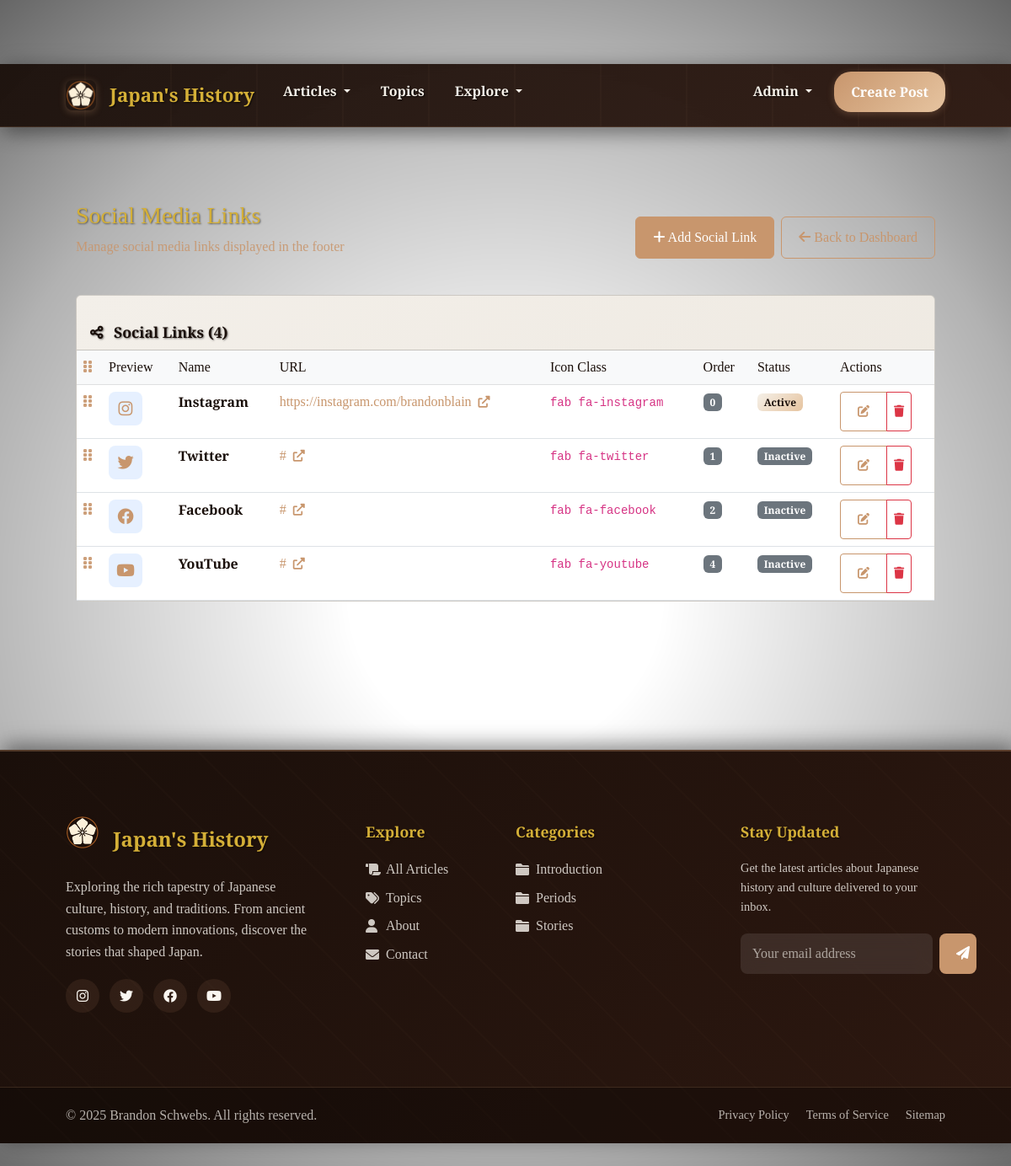
Page /admin/social-links (signed in) on the committed database.
### tables this page shows
CREATE TABLE social_links (
                id INTEGER PRIMARY KEY AUTOINCREMENT,
                name TEXT NOT NULL,
                url TEXT NOT NULL,
                icon_class TEXT NOT NULL,
                display_order INTEGER DEFAULT 0,
                is_active BOOLEAN DEFAULT 1,
                created_at TIMESTAMP DEFAULT CURRENT_TIMESTAMP,
                updated_at TIMESTAMP DEFAULT CURRENT_TIMESTAMP
            );

CREATE TABLE categories (
                id INTEGER PRIMARY KEY AUTOINCREMENT,
                name TEXT UNIQUE NOT NULL,
                slug TEXT UNIQUE NOT NULL,
                description TEXT,
                created_at TIMESTAMP DEFAULT CURRENT_TIMESTAMP
            );

### routes/admin.py (the view)
@admin.route('/admin/social-links')
@admin_required
def admin_social_links():
    social_links = SocialLinksModel.get_all_social_links()
    delete_form = DeleteSocialLinkForm()
    return render_template('admin/social_links.html',
                         social_links=social_links,
                         delete_form=delete_form)

### forms.py
class DeleteSocialLinkForm(FlaskForm):
    submit = SubmitField('Delete')

class SearchForm(FlaskForm):
    query = StringField('Search', validators=[Length(max=200)], render_kw={"placeholder": "Search posts..."})
    submit = SubmitField('Search')

### models.py (called while the page is built)
def get_db():
    db = getattr(g, '_database', None)
    if db is None:
        db = g._database = sqlite3.connect(current_app.config['DATABASE'])
        db.row_factory = sqlite3.Row
    return db

    @staticmethod
    def get_introduction_post():
        db = get_db()
        return db.execute('''
            SELECT p.* FROM posts p
            JOIN categories c ON p.category_id = c.id
            WHERE c.slug = 'introduction'
            LIMIT 1
        ''').fetchone()

    @staticmethod
    def get_all_categories():
        db = get_db()
        return db.execute('''
            SELECT c.*, COUNT(p.id) as post_count
            FROM categories c
            LEFT JOIN posts p ON c.id = p.category_id
            GROUP BY c.id
            ORDER BY c.name
        ''').fetchall()

    @staticmethod
    def get_all_social_links():
        db = get_db()
        return db.execute('''
            SELECT * FROM social_links
            ORDER BY display_order ASC, name ASC
        ''').fetchall()

    @staticmethod
    def get_active_social_links():
        db = get_db()
        return db.execute('''
            SELECT * FROM social_links
            WHERE is_active = 1
            ORDER BY display_order ASC, name ASC
        ''').fetchall()

### routes/main.py (called while the page is built)
@main.app_context_processor
def inject_template_vars():
    all_categories = CategoryModel.get_all_categories()
    categories_with_articles = [cat for cat in all_categories if cat['post_count'] > 0]
    introduction_post = PostModel.get_introduction_post()
    social_links = SocialLinksModel.get_active_social_links()
    return {
        'is_admin_logged_in': is_admin_logged_in(),
        'categories': categories_with_articles,
        'navbar_introduction_post': introduction_post,
        'social_links': social_links
    }

### routes/search.py (called while the page is built)
@search.app_context_processor
def inject_search_form():
    return {'search_form': SearchForm(), 'is_admin_logged_in': is_admin_logged_in()}

### utils.py (called while the page is built)
def admin_required(f):
    @wraps(f)
    def decorated_function(*args, **kwargs):
        if not session.get('admin_logged_in'):
            flash('Admin access required.', 'error')
            return redirect(url_for('auth.admin_login'))
        return f(*args, **kwargs)
    return decorated_function

### templates/admin/social_links.html (shortened to what this page needs)
{% extends "base.html" %}
{% block content %}
<div class="container-fluid">
    <div class="d-flex justify-content-between align-items-center mb-4">
        <div>
            <h1 class="h3 mb-2">Social Media Links</h1>
            <p class="text-muted">Manage social media links displayed in the footer</p>
        </div>
        <div class="d-flex gap-2">
            <a href="{{ url_for('admin.create_social_link') }}" class="btn btn-primary">
                <i class="fas fa-plus"></i> Add Social Link
            </a>
            <a href="{{ url_for('admin.admin_dashboard') }}" class="btn btn-outline-secondary">
                <i class="fas fa-arrow-left"></i> Back to Dashboard
            </a>
        </div>
    </div>
    {% if social_links %}
    <div class="card">
        <div class="card-header">
            <h5 class="card-title mb-0">
                <i class="fas fa-share-alt me-2"></i>
                Social Links ({{ social_links|length }})
            </h5>
        </div>
        <div class="card-body p-0">
            <div class="table-responsive">
                <table class="table table-hover mb-0" id="social-links-table">
                    <thead class="table-light">
                        <tr>
                            <th width="30px">
                                <i class="fas fa-grip-vertical text-muted" title="Drag to reorder"></i>
                            </th>
                            <th>Preview</th>
                            <th>Name</th>
                            <th>URL</th>
                            <th>Icon Class</th>
                            <th>Order</th>
                            <th>Status</th>
                            <th width="120px">Actions</th>
                        </tr>
                    </thead>
                    <tbody id="sortable-links">
                        {% for link in social_links %}
                        <tr data-link-id="{{ link.id }}" class="sortable-row">
                            <td class="drag-handle">
                                <i class="fas fa-grip-vertical text-muted"></i>
                            </td>
                            <td>
                                <div class="social-preview">
                                    <i class="{{ link.icon_class }}" style="font-size: 1.2rem; color: var(--accent-copper);"></i>
                                </div>
                            </td>
                            <td>
                                <strong>{{ link.name }}</strong>
                            </td>
                            <td>
                                <a href="{{ link.url }}" target="_blank" class="text-decoration-none">
                                    {{ link.url[:50] }}{% if link.url|length > 50 %}...{% endif %}
                                    <i class="fas fa-external-link-alt ms-1 small"></i>
                                </a>
                            </td>
                            <td>
                                <code class="small">{{ link.icon_class }}</code>
                            </td>
                            <td>
                                <span class="badge bg-secondary">{{ link.display_order }}</span>
                            </td>
                            <td>
                                {% if link.is_active %}
                                <span class="badge bg-success">Active</span>
                                {% else %}
                                <span class="badge bg-secondary">Inactive</span>
                                {% endif %}
                            </td>
                            <td>
                                <div class="btn-group btn-group-sm">
                                    <a href="{{ url_for('admin.edit_social_link', link_id=link.id) }}"
                                       class="btn btn-outline-primary" title="Edit">
                                        <i class="fas fa-edit"></i>
                                    </a>
                                    <button type="button" class="btn btn-outline-danger"
                                            onclick="confirmDelete('{{ link.name }}', {{ link.id }})" title="Delete">
                                        <i class="fas fa-trash"></i>
                                    </button>
                                </div>
                            </td>
                        </tr>
                        {% endfor %}
                    </tbody>
                </table>
            </div>
        </div>
    </div>
    {% endif %}
</div>
{% endblock %}

### templates/base.html (shortened to what this page needs)
<!DOCTYPE html>
<html lang="en">
<head>
    <link href="https://cdn.jsdelivr.net/npm/bootstrap@5.3.0/dist/css/bootstrap.min.css" rel="stylesheet">
    <link href="https://cdnjs.cloudflare.com/ajax/libs/font-awesome/6.0.0/css/all.min.css" rel="stylesheet">
    <link href="{{ url_for('static', filename='css/style.css') }}" rel="stylesheet">
</head>
<body>
    <nav class="navbar navbar-expand-lg fixed-top navbar-enhanced">
        <div class="container">
            <a class="navbar-brand navbar-brand-enhanced d-flex align-items-center" href="{{ url_for('main.index') }}">
                <img src="{{ url_for('static', filename='img/Japanese History Blog Logo - Styled.png') }}"
                     alt="Japan's History Logo" class="navbar-logo-enhanced me-3">
                Japan's History
            </a>
            <div class="collapse navbar-collapse" id="navbarNav">
                <ul class="navbar-nav me-auto">
                    <li class="nav-item dropdown">
                        <a class="nav-link nav-link-enhanced dropdown-toggle" href="{{ url_for('main.articles') }}"
                           role="button" data-bs-toggle="dropdown" aria-expanded="false">
                            Articles
                        </a>
                    </li>
                    <li class="nav-item">
                        <a class="nav-link nav-link-enhanced" href="{{ url_for('search.all_tags') }}">
                            Topics
                        </a>
                    </li>
                    <li class="nav-item dropdown">
                        <a class="nav-link nav-link-enhanced dropdown-toggle" href="#"
                           role="button" data-bs-toggle="dropdown" aria-expanded="false">
                            Explore
                        </a>
                    </li>
                </ul>
                <ul class="navbar-nav">
                    {% if is_admin_logged_in %}
                    <li class="nav-item dropdown d-flex align-items-center">
                        <a class="nav-link nav-link-enhanced dropdown-toggle" href="#"
                           role="button" data-bs-toggle="dropdown">
                            Admin
                        </a>
                    </li>
                    {% endif %}
                    {% if is_admin_logged_in %}
                    <li class="nav-item d-flex align-items-center">
                        <a class="nav-cta-btn" href="{{ url_for('posts.create_post') }}">
                            Create Post
                        </a>
                    </li>
                    {% else %}
                    <li class="nav-item">
                        <a class="nav-link nav-link-enhanced" href="{{ url_for('auth.admin_login') }}">
                            Admin
                        </a>
                    </li>
                    {% endif %}
                </ul>
            </div>
        </div>
    </nav>
    <main class="content-section">
        <div class="container mt-4">
            {% block content %}{% endblock %}
        </div>
    </main>
    <footer class="footer-enhanced">
        <div class="footer-main">
            <div class="container">
                <div class="row">
                    <div class="col-lg-4 col-md-6 mb-4">
                        <div class="footer-brand">
                            <div class="d-flex align-items-center mb-3">
                                <img src="{{ url_for('static', filename='img/Japanese History Blog Logo - Styled.png') }}"
                                     alt="Japan's History Logo" class="me-3" style="height: 40px; width: 40px; border-radius: 8px;">
                                <h4>Japan's History</h4>
                            </div>
                            <p>Exploring the rich tapestry of Japanese culture, history, and traditions. From ancient customs to modern innovations, discover the stories that shaped Japan.</p>
                            {% if social_links %}
                            <div class="footer-social">
                                {% for link in social_links %}
                                <a href="{{ link.url }}" class="social-link" title="{{ link.name }}" target="_blank" rel="noopener noreferrer">
                                    <i class="{{ link.icon_class }}"></i>
                                </a>
                                {% endfor %}
                            </div>
                            {% endif %}
                        </div>
                    </div>
                    <div class="col-lg-2 col-md-6 mb-4">
                        <div class="footer-links">
                            <h5>Explore</h5>
                            <ul>
                                <li><a href="{{ url_for('main.articles') }}">
                                    <i class="fas fa-scroll"></i>All Articles
                                </a></li>
                                <li><a href="{{ url_for('search.all_tags') }}">
                                    <i class="fas fa-tags"></i>Topics
                                </a></li>
                                <li><a href="{{ url_for('main.about') }}">
                                    <i class="fas fa-user"></i>About
                                </a></li>
                                <li><a href="{{ url_for('main.contact') }}">
                                    <i class="fas fa-envelope"></i>Contact
                                </a></li>
                            </ul>
                        </div>
                    </div>
                    <div class="col-lg-3 col-md-6 mb-4">
                        <div class="footer-links">
                            <h5>Categories</h5>
                            <ul>
                                {% for category in categories[:5] %}
                                <li><a href="{{ url_for('main.articles_by_category', category_slug=category.slug) }}">
                                    <i class="fas fa-folder"></i>{{ category.name }}
                                </a></li>
                                {% endfor %}
                            </ul>
                        </div>
                    </div>
                    <div class="col-lg-3 col-md-6 mb-4">
                        <div class="footer-links">
                            <h5>Stay Updated</h5>
                            <p style="color: var(--text-warm); opacity: 0.8; font-size: 0.9rem;">
                                Get the latest articles about Japanese history and culture delivered to your inbox.
                            </p>
                            <form class="newsletter-form">
                                <input type="email" class="newsletter-input" placeholder="Your email address" required>
                                <button type="submit" class="newsletter-btn">
                                    <i class="fas fa-paper-plane"></i>
                                </button>
                            </form>
                        </div>
                    </div>
                </div>
            </div>
        </div>
        <div class="footer-bottom">
            <div class="container">
                <div class="footer-bottom-content">
                    <p class="footer-copyright">
                        &copy; 2025 Brandon Schwebs. All rights reserved.
                    </p>
                    <div class="footer-legal">
                        <a href="#">Privacy Policy</a>
                        <a href="#">Terms of Service</a>
                        <a href="#">Sitemap</a>
                    </div>
                </div>
            </div>
        </div>
    </footer>
    <link href="https://cdn.quilljs.com/1.3.7/quill.snow.css" rel="stylesheet">
</body>
</html>

### templates/admin/social_links.html (style rules this page uses)
.sortable-row { cursor: move; }
.drag-handle { cursor: grab; }
.social-preview { width: 40px; height: 40px; display: flex; align-items: center; justify-content: center; background: rgba(var(--bs-primary-rgb), 0.1); border-radius: 8px; }

### rows in the picture
social_links: name "Instagram", url "https://instagram.com/brandonblain", icon_class "fab fa-instagram", display_order "0", is_active "Active"
social_links: name "Twitter", url "#", icon_class "fab fa-twitter", display_order "1", is_active "Inactive"
social_links: name "Facebook", url "#", icon_class "fab fa-facebook", display_order "2", is_active "Inactive"
social_links: name "YouTube", url "#", icon_class "fab fa-youtube", display_order "4", is_active "Inactive"
categories: name "Introduction"
categories: name "Periods"
categories: name "Stories"

### other values in the picture
{{ social_links|length }} "4"
